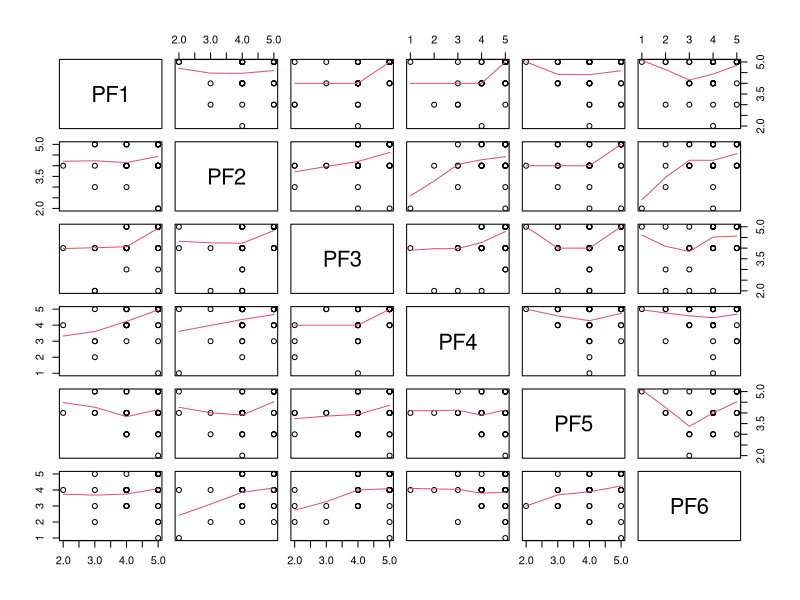

Write R code to recreate this figure. (Note: this script raises an error after producing the figure.)
library(ggplot2)
library(plyr)
library(dplyr)
library(psych)


# ---------------- #
# RED:   "#F8766D" #
# *BLUE: "#01BFC4" #
# GREEN: "#00ba38" #
# BLUE:  "#619cff" #
# ---------------- #


### Set File Path for Window Environment
setwd('C:/Users/LeeSooHwan/Desktop/github/byteeVisualization')
### Set File Path for Mac Environment
setwd("/Users/Soohwan/Desktop/github/byteeVisualization")


### Reliability Analysis & Factor Analysis
# PF
PF <- read.csv(file = "./data/userEvaluation/revisedData/cronbach/bytee/PF.csv", header=T, fileEncoding="UTF-8-BOM")
pairs(PF, panel=panel.smooth)
cronbach(PF) # Cronbach Alpha
alpha(PF) # Cronbach Alpha
KMO(PF) # KMO

# SM
SM <- read.csv(file = "./data/userEvaluation/revisedData/cronbach/bytee/SM.csv", header=T, fileEncoding="UTF-8-BOM")
pairs(SM, panel=panel.smooth)
cronbach(SM) # Cronbach Alpha
alpha(SM) # Cronbach Alpha
KMO(SM) # KMO

# SS
SS <- read.csv(file = "./data/userEvaluation/revisedData/cronbach/bytee/SS.csv", header=T, fileEncoding="UTF-8-BOM")
pairs(SS, panel=panel.smooth)
cronbach(SS) # Cronbach Alpha
alpha(SS) # Cronbach Alpha
KMO(SS) # KMO


### Load Data
# Load
byteeAverage <- read.csv(file = "./data/userEvaluation/revisedData/byteeAverage.csv", header=T, fileEncoding="UTF-8-BOM")

# set Factors
byteeAverage$participant <- as.factor(byteeAverage$participant)
byteeAverage$measure <- as.factor(byteeAverage$measure)
byteeAverage$period <- as.factor(byteeAverage$period)
byteeAverage$score <- as.numeric(byteeAverage$score)

### Box Plot Preparation
# Start Y axis from n
require(scales)
my_trans <- function(from=0) 
{
  trans <- function(x) x-from
  inv <- function(x) x+from
  trans_new("myscale", trans, inv, 
            domain = c(from, Inf))
}

# Elicit each measure from main dataframe
byteeAveragePF <- subset(byteeAverage, measure == 'PF')
byteeAverageSM <- subset(byteeAverage, measure == 'SM')
byteeAverageSS <- subset(byteeAverage, measure == 'SS')

### Normality Test
shapiro.test(subset(byteeAveragePF, period == 'first')$score)
shapiro.test(subset(byteeAveragePF, period == 'second')$score)
shapiro.test(subset(byteeAveragePF, period == 'third')$score)

shapiro.test(subset(byteeAverageSM, period == 'first')$score)
shapiro.test(subset(byteeAverageSM, period == 'second')$score)
shapiro.test(subset(byteeAverageSM, period == 'third')$score)

shapiro.test(subset(byteeAverageSS, period == 'first')$score)
shapiro.test(subset(byteeAverageSS, period == 'second')$score)
shapiro.test(subset(byteeAverageSS, period == 'third')$score)

### Homogeneity of Variance Test (Levene)
# Test for PF
fitPF <- lm(score ~ period, data = byteeAveragePF)
levene.test(fitPF)

# Test for SM
fitSM <- lm(score ~ period, data = byteeAverageSM)
levene.test(fitSM)

# Test for SS
fitSS <- lm(score ~ period, data = byteeAverageSS)
levene.test(fitSS)


### Drawing Box Plot
# Draw Box Plot for Bytee Average
byteeAverage$score <- as.numeric(byteeAverage$score)
byteeAverage$period <- factor(byteeAverage$period, level = c("first", "second", "third"))
byteeAverage$measure <- factor(byteeAverage$measure, level = c("PF", "SM", "SS"))

periodLabel <- c("Day 1","Day 5", "Day 10") # Label should be revised!!!
measureLabel <- c("Personalized\nVisual Feedback", "Visualization\nof Self-Monitoring", "Social Support\n with Visualization")
measureLabel <- c("Personalized Visual Feedback", "Visualization of Self-Monitoring", "Social Support with Visualization")
#measureLabel <- c("Factor A","Factor B", "Factor C") # Label should be revised!!!

byteeAveragePlot <- ggplot(byteeAverage, aes(x=period, y=score, fill=measure)) + 
  geom_boxplot(alpha=0.4, outlier.color = 'black',outlier.shape = 2) + 
  scale_x_discrete(labels=periodLabel) +
  scale_fill_discrete(labels=measureLabel) +
  scale_y_continuous(trans = my_trans( from=1),breaks = c(1,2,3,4,5)) + 
  coord_cartesian(ylim = c(1, 5)) +
  geom_point(aes(colour = measure), position=position_jitterdodge(), show.legend = F) +
  labs(title="3 Factors of Bytee", x="Period", y = "Score", fill = "Measure") + 
  theme(plot.title = element_text(hjust = 0.5), text=element_text(size=15),legend.position = "bottom")
byteeAveragePlot

############################
### Mixed Effect Model
# Mixed Effect Model
anova <- aov(score ~ (measure*period) + Error(participant/(measure*period)), data = byteeAverage)
summary(anova)
anova$coefficients

anova

# Friedman Test & Post-hoc Test for PF
byteeAveragePF$participant <- as.factor(byteeAveragePF$participant)
byteeAveragePF$measure <- as.factor(byteeAveragePF$measure)
byteeAveragePF$period <- as.factor(byteeAveragePF$period)
byteeAveragePF$score <- as.numeric(byteeAveragePF$score)
anova <- aov(score ~ period + Error(participant/period) , data = byteeAveragePF)
summary(anova)
friedman.test(score ~ period | participant, data=byteeAveragePF)
pairwise.wilcox.test(byteeAveragePF$score, byteeAveragePF$period, p.adjust='bonferroni')


# Friedman Test & Post-hoc Test for SM
byteeAverageSM$participant <- as.factor(byteeAverageSM$participant)
byteeAverageSM$measure <- as.factor(byteeAverageSM$measure)
byteeAverageSM$period <- as.factor(byteeAverageSM$period)
byteeAverageSM$score <- as.numeric(byteeAverageSM$score)
anova <- aov(score ~ period + Error(participant/period) , data = byteeAverageSM)
summary(anova) # RM one-way ANOVA
friedman.test(score ~ period | participant, data=byteeAverageSM) # Friedman Test
pairwise.wilcox.test(byteeAverageSM$score, byteeAverageSM$period, p.adjust='bonferroni') # post-hoc


# Friedman Test & Post-hoc Test for SS
byteeAverageSS$participant <- as.factor(byteeAverageSS$participant)
byteeAverageSS$measure <- as.factor(byteeAverageSS$measure)
byteeAverageSS$period <- as.factor(byteeAverageSS$period)
byteeAverageSS$score <- as.numeric(byteeAverageSS$score)
anova <- aov(score ~ period + Error(participant/period) , data = byteeAverageSS)
summary(anova)
friedman.test(score ~ period | participant, data=byteeAverageSS)
pairwise.wilcox.test(byteeAverageSS$score, byteeAverageSS$period, p.adjust='bonferroni')
